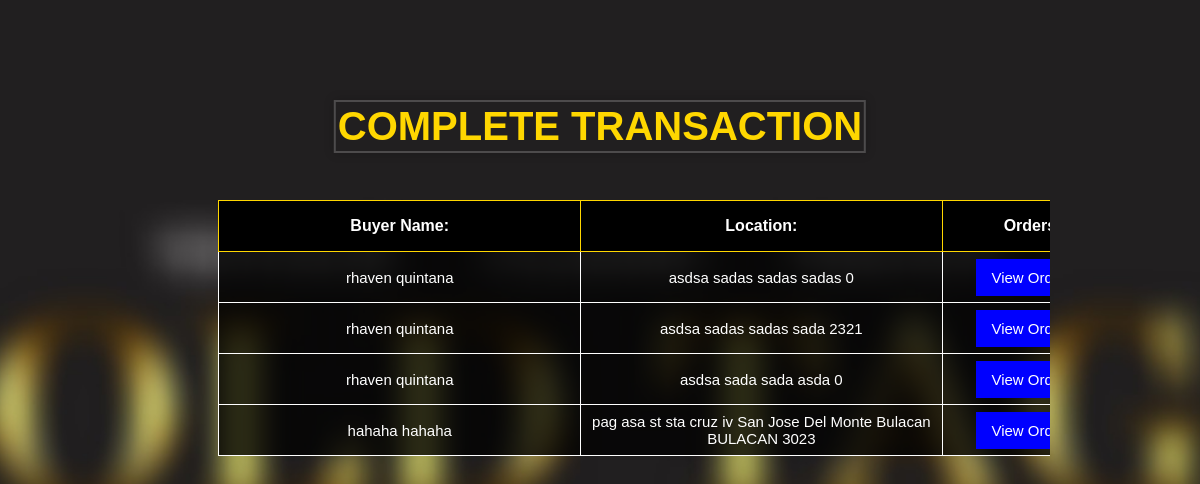
The page /delivered.php?email=rhaven on the database its author committed.
### tables this page shows
CREATE TABLE `complete_transaction` (
  `id` int(11) NOT NULL,
  `buyer_name` varchar(255) NOT NULL,
  `contact_number` bigint(20) NOT NULL,
  `address` varchar(255) NOT NULL,
  `product_name` varchar(255) NOT NULL,
  `total_price` int(255) NOT NULL,
  `quantity` int(255) NOT NULL,
  `product_size` varchar(255) NOT NULL,
  `email` varchar(255) NOT NULL,
  `image` varchar(255) NOT NULL,
  `item_uid` varchar(255) NOT NULL,
  `proof` varchar(255) NOT NULL,
  `rider` varchar(255) NOT NULL,
  `product_id` varchar(255) NOT NULL
);

### delivered.php (the view, shortened to what this page needs)
<?php
require_once("connection.php");
$email = $_GET['email'];
$sql = "SELECT * FROM complete_transaction WHERE rider= '$email'";
$result = mysqli_query($conn,$sql);
?>
<!DOCTYPE html>
<html lang="en">
<head>
    <link rel="stylesheet" href="orders.css">
</head>
<body>
    <header>
        <h1>COMPLETE TRANSACTION</h1>
    </header>
    <div class="scroll">
        <table>
            <tr>
                <th>Buyer Name:</th>
                <th>Location:</th>
                <th>Orders:</th>
            </tr>
            <?php
                while($row = mysqli_fetch_assoc($result)){
            ?>
            <tr>
                <td><?php echo $row['buyer_name'] ?></td>
                <td><?php echo $row['address'] ?></td>
                <td class="link"><a href="successfully_delivered.php?&email=<?php echo $email ?>&item_uid=<?php echo $row['item_uid']?>">View Orders</a></td>
            </tr>
            <?php
                }
            ?>
        </table>
    </div>
</body>
</html>

### orders.css (style rules this page uses)
* { margin: 0; padding: 0; }
body { background-image: url("image.jpg"); background-attachment: fixed; background-size: cover; background-position: center; font-family: Arial, sans-serif; margin: 0; padding: 0; height: 100vh; overflow-y: hidden; overflow-x: hidden; }
h1 { font-size: 40px; position: absolute; color: gold; border: 2px solid rgba(255, 255, 255, 0.2); box-shadow: 0 0 10px rgba(0, 0, 0, 0.2); padding: 2px; margin-top: -100px; left: 50%; transform: translateX(-50%); text-align: center; z-index: 1; }
table { width: 86.2%; height: 50%; color: white; border: 1px solid white; border-collapse: collapse; margin-left: 27.3vh; background: rgba(0, 0, 0, 0.75); }
table tr th { height: 50px; background: black; border: 1px solid gold; position: sticky; top: 0; }
table tr td { text-align: center; border: 1px solid white; width: 40%; height: 50px; font-size: 15px; }
.link { width: 20%; }
.link a { text-decoration: none; color: white; background: blue; padding: 10px 15px 10px 15px; font-size: 15px; transition: 0.3s; }
.scroll { overflow-y: scroll; overflow-x: hidden; margin-right: 150px; height: 300px; margin-top: 200px; }

### rows shown on the page
complete_transaction: buyer_name "rhaven quintana", address "asdsa sadas sadas sadas 0"
complete_transaction: buyer_name "rhaven quintana", address "asdsa sadas sadas sada 2321"
complete_transaction: buyer_name "rhaven quintana", address "asdsa sada sada asda 0"
complete_transaction: buyer_name "hahaha hahaha", address "pag asa st sta cruz iv San Jose Del Monte Bulacan BULACAN 3023"
